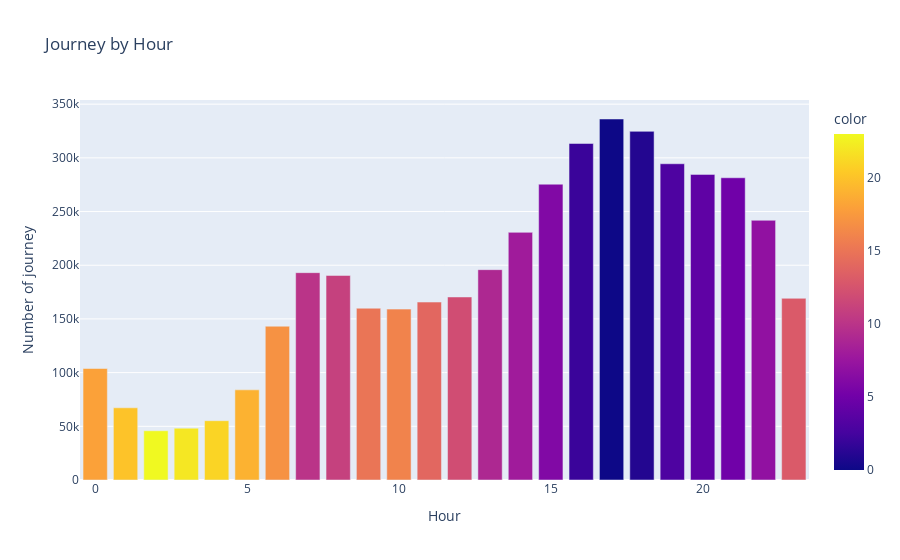

Notebook cell for this chart:
### Code cell
plt.figure(figsize=(20,15))
fig2=px.bar(
    x=df.hour.value_counts().index,
    y=df.hour.value_counts(),
    title="Journey by Hour",
    color=df.hour.unique()
)
fig2.update_layout(xaxis_title="Hour",yaxis_title="Number of journey")

### Figure 1 — Plotly figure (JSON) as saved in the notebook; plotly's stock layout.template omitted (floating-point values rounded to 4 significant figures)
{"data": [{"alignmentgroup": "True", "hovertemplate": "x=%{x}<br>y=%{y}<br>color=%{marker.color}<extra></extra>", "legendgroup": "", "marker": {"color": [0, 1, 2, 3, 4, 5, 6, 7, 8, 9, 10, 11, 12, 13, 14, 15, 16, 17, 18, 19, 20, 21, 22, 23], "coloraxis": "coloraxis"}, "name": "", "offsetgroup": "", "orientation": "v", "showlegend": false, "textposition": "auto", "type": "bar", "x": [17, 18, 16, 19, 20, 21, 15, 22, 14, 13, 7, 8, 12, 23, 11, 9, 10, 6, 0, 5, 1, 4, 3, 2], "xaxis": "x", "y": [336190, 324679, 313400, 294513, 284604, 281460, 275466, 241858, 230625, 195877, 193094, 190504, 170452, 169190, 165703, 159967, 159148, 143213, 103836, 83939, 67227, 55230, 48287, 45865], "yaxis": "y"}], "layout": {"barmode": "relative", "coloraxis": {"colorbar": {"title": {"text": "color"}}, "colorscale": [[0, "#0d0887"], [0.1111, "#46039f"], [0.2222, "#7201a8"], [0.3333, "#9c179e"], [0.4444, "#bd3786"], [0.5556, "#d8576b"], [0.6667, "#ed7953"], [0.7778, "#fb9f3a"], [0.8889, "#fdca26"], [1, "#f0f921"]]}, "legend": {"tracegroupgap": 0}, "title": {"text": "Journey by Hour"}, "xaxis": {"anchor": "y", "domain": [0, 1], "title": {"text": "Hour"}}, "yaxis": {"anchor": "x", "domain": [0, 1], "title": {"text": "Number of journey"}}}}
